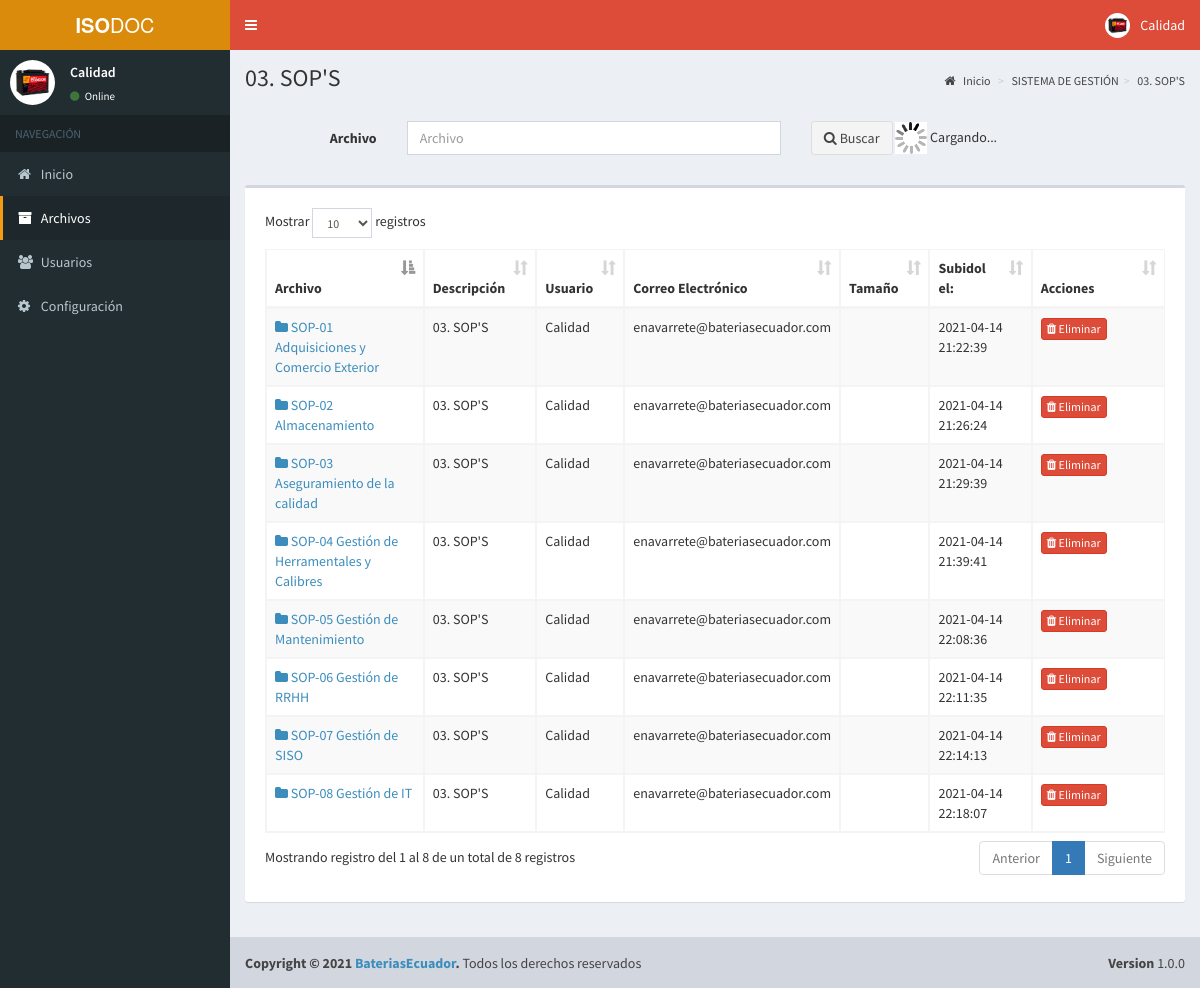
Screenshot of /cpanel/files?folder=B-5Hpcv8AU03 (signed in) with the database file from the repository.
### tables this page shows
CREATE TABLE IF NOT EXISTS `user` (
  `id` int(11) NOT NULL AUTO_INCREMENT,
  `fullname` varchar(100) NOT NULL,
  `email` varchar(255) NOT NULL,
  `password` varchar(60) NOT NULL,
  `image` varchar(255) DEFAULT NULL,
  `is_active` tinyint(1) NOT NULL DEFAULT '1',
  `is_admin` tinyint(1) NOT NULL DEFAULT '0',
  `is_public` tinyint(1) NOT NULL DEFAULT '0',
  `is_evaluator` tinyint(1) NOT NULL DEFAULT '0',
  `created_at` datetime NOT NULL,
  PRIMARY KEY (`id`),
  UNIQUE KEY `email` (`email`)
);

CREATE TABLE IF NOT EXISTS `file` (
  `id` int(11) NOT NULL AUTO_INCREMENT,
  `code` varchar(12) NOT NULL,
  `filename` varchar(255) NOT NULL,
  `description` varchar(255) NOT NULL,
  `download` int(11) NOT NULL,
  `is_public` tinyint(1) NOT NULL DEFAULT '0',
  `is_folder` tinyint(1) NOT NULL DEFAULT '0',
  `is_deleted` tinyint(1) NOT NULL DEFAULT '0',
  `user_id` int(11) NOT NULL,
  `status` int(11) DEFAULT '1',
  `folder_id` int(11) DEFAULT NULL,
  `created_at` datetime NOT NULL,
  `code_last` varchar(50) DEFAULT NULL,
  PRIMARY KEY (`id`),
  KEY `folder_id` (`folder_id`),
  KEY `user_id` (`user_id`),
  CONSTRAINT `file_ibfk_1` FOREIGN KEY (`folder_id`) REFERENCES `file` (`id`) ON DELETE CASCADE ON UPDATE CASCADE,
  CONSTRAINT `file_ibfk_2` FOREIGN KEY (`user_id`) REFERENCES `user` (`id`) ON DELETE CASCADE ON UPDATE CASCADE
);

### cpanel/files.php (the view, shortened to what this page needs)
<?php
$active2 = "active";
include "header.php";
?>
<?php
$is_public = $_SESSION['is_public'];
$folder = null;
if (isset($_GET["folder"]) && $_GET["folder"] != "") {
    $id_folder = $_GET["folder"];
    $folder = mysqli_query($con, "select * from file where code=\"$id_folder\" and is_deleted=0 ");
}
?>
<div class="content-wrapper">
    <section class="content-header">
        <h1><?php if ($folder == null) : ?>
                Mis Archivos
            <?php else : ?>
                <?php
                foreach ($folder as $clave_carpetas) {
                    echo $clave_carpetas['filename'];
                }
                ?>
            <?php endif; ?>
        </h1>
        <ol class="breadcrumb">
            <li><a href="home.php"><i class="fa fa-home"></i> Inicio</a></li>
            <?php if ($folder != null) :
                function getparent($folder)
                {
                    global $con;
                    foreach ($folder as $key) {
                        $function_folder_id = $key['folder_id'];
                        $function_code = $key['code'];
                        $function_filename = $key['filename'];
                        if ($function_folder_id != null) {
                            $parent = mysqli_query($con, "select * from file where id=$function_folder_id");
                            getparent($parent);
                        }
                        echo "<li><a href='files?folder=" . $function_code . "'>" . $function_filename . "</a></li>";
                    }
                }
                getparent($folder);
            endif;
            ?>
        </ol>
    </section>
    <section class="content">
        <div class="row">
            <div class="panel-body">
                <form class="form-horizontal" role="form" id="datos_cotizacion">
                    <div class="form-group row ">
                        <label for="q2" class="col-md-2 control-label">Archivo</label>
                        <div class="col-md-5">
                            <input type="text" class="form-control" id="q2" placeholder="Archivo" onkeyup='load(1);'>
                        </div>
                        <div class="col-md-3 ">
                            <button type="button" class="btn btn-default" onclick='load(1);'>
                                <span><i class="fa fa-search"></i></span> Buscar</button>
                            <span id="loader"></span>
                        </div>
                    </div>
                </form>
            </div>
            <div id="tabla_original" class="col-md-12">
                <?php
                $files = null;
                if ($is_public == 0) {
                    if ($folder == null) {
                        if (isset($_GET["q"]) && $_GET["q"] != "") {
                            $q = $_GET["q"];
                            $files = mysqli_query($con, "select * from file where folder_id is NULL and (filename like '%$q%' or description like '%$q%') and is_deleted=0 order by is_folder desc, filename asc");
                        } else {
                            $files = mysqli_query($con, "select * from file where is_deleted=0 and folder_id is NULL order by is_folder desc, filename asc");
                        }
                    } else {
                        if (isset($_GET["q"]) && $_GET["q"] != "") {
                            $q = $_GET["q"];
                            foreach ($folder as $folder_key) {
                                $folder_key_id = $folder_key['id'];
                                $files = mysqli_query($con, "select * from files where folder_id=$folder_key_id and is_deleted=0 and  (filename like '%$q%' or description like '%$q%') order by created_at desc");
                            }
                        } else {
                            foreach ($folder as $key_folder) {
                                $key_folder_id = $key_folder['id'];
                                $files = mysqli_query($con, "select * from file where folder_id=$key_folder_id and is_deleted=0 and status=1 order by created_at desc");
                            }
                        }
                    }
                }
                ?>
                <?php
                if (count($files) > 0) :
                ?>
                    <div class="box ">
                        <div class="box-body ">
                            <div class="box-body table-responsive">
                                <table id="example3" class="table table-bordered table-hover table-striped">
                                    <thead>
                                        <tr>
                                            <th>Archivo</th>
                                            <th class="hidden-xs hidden-sm">Descripción</th>
                                            <th class="hidden-xs hidden-sm">Usuario</th>
                                            <th class="hidden-xs hidden-sm">Correo Electrónico</th>
                                            <th class="hidden-xs hidden-sm">Tamaño</th>
                                            <th class="hidden-xs hidden-sm">Subidol el:</th>
                                            <?php if ($is_public == 0) : ?>
                                                <th class="hidden-xs hidden-sm">Acciones </th>
                                            <?php endif; ?>
                                        </tr>
                                    </thead>
                                    <tbody>
                                        <?php foreach ($files as $file) : ?>
                                            <tr>
                                                <td style="width: 250px">
                                                    <?php if ($file['is_folder']) : ?>
                                                        <a href="files?folder=<?php echo $file['code']; ?>">
                                                            <i class="fa fa-folder"></i>
                                                            <?php endif; ?>
                                                            <?php echo $file['filename']; ?></a>
                                                </td>
                                                <td class="hidden-xs hidden-sm">
                                                    <?php echo $file['description']; ?></a>
                                                </td>
                                                <td class="hidden-xs hidden-sm">
                                                    <?php
                                                    $show_user_id = $file['user_id'];
                                                    $users = mysqli_query($con, "select * from user where id=$show_user_id");
                                                    $user_rw = mysqli_fetch_array($users);
                                                    echo $user_rw['fullname'];
                                                    ?>
                                                </td>
                                                <td class="hidden-xs hidden-sm">
                                                    <?php echo $user_email = $user_rw['email']; ?>
                                                </td>
                                                <td class="hidden-xs hidden-sm">
                                                </td>
                                                <td style="width: 125px;" class="hidden-xs hidden-sm"><?php echo $file['created_at']; ?></td>
                                                <?php if ($is_public == 0) : ?>
                                                    <td class="" style="width:223px;">
                                                        <a title="Eliminar definitivamente" href="action/delfile?id=<?php echo $file['code']; ?>&tkn=<?php echo $_SESSION["tkn"] ?>" class="btn btn-xs btn-danger"><i class="fa fa-trash"></i> Eliminar</a>
                                                    </td>
                                                <?php endif; ?>
                                            </tr>
                                        <?php endforeach; ?>
                                    </tbody>
                                </table>
                            </div>
                        </div>
                    </div>
                <?php endif; ?>
            </div>
        </div>
    </section>
</div>
<?php include "footer.php"; ?>

### cpanel/header.php (shortened to what this page needs)
<?php
include "../config/config.php";
$is_public = $_SESSION['is_public'];
$my_user_id = $_SESSION['admin_id'];
$query = mysqli_query($con, "SELECT * from user where id=$my_user_id");
while ($row = mysqli_fetch_array($query)) {
    $fullname = $row['fullname'];
}
?>
<!DOCTYPE html>
<html>
<head>
    <link rel="stylesheet" href="../bootstrap/css/bootstrap.min.css">
    <link rel="stylesheet" href="../css/font-awesome/css/font-awesome.min.css">
    <link rel="stylesheet" href="../plugins/datatables/dataTables.bootstrap.css">
    <link rel="stylesheet" href="../dist/css/AdminLTE.min.css">
    <link rel="stylesheet" href="../dist/css/skins/_all-skins.min.css">
    <link rel="stylesheet" href="../plugins/select2/select2.min.css">
    <link rel="stylesheet" href="../plugins/iCheck/square/blue.css">
    <link rel="stylesheet" href="../css/micss.css">
    <link rel="stylesheet" href="../css/styles.css">
</head>
<body class="hold-transition skin-yellow sidebar-mini">
    <div class="wrapper">
        <header class="main-header">
            <a href="home.php" class="logo">
                <span class="logo-lg"><b>ISO</b>DOC</span>
            </a>
            <nav class="navbar navbar-static-top">
                <a href="#" class="sidebar-toggle" data-toggle="offcanvas" role="button">
                </a>
                <div class="navbar-custom-menu">
                    <ul class="nav navbar-nav">
                        <li class="dropdown user user-menu">
                            <a href="#" class="dropdown-toggle" data-toggle="dropdown">
                                <img src="../images/ecu.jpg" class="user-image" alt="User Image">
                                <span class="hidden-xs"><?php echo $fullname; ?></span>
                            </a>
                        </li>
                    </ul>
                </div>
            </nav>
        </header>
        <aside class="main-sidebar">
            <section class="sidebar">
                <div class="user-panel">
                    <div class="pull-left image">
                        <img src="../images/ecu.jpg" class="img-circle" alt="User Image">
                    </div>
                    <div class="pull-left info">
                        <p><?php echo $fullname; ?></p>
                        <a href="#"><i class="fa fa-circle text-success"></i> Online</a>
                    </div>
                </div>
                <ul class="sidebar-menu">
                    <li class="header">NAVEGACIÓN</li>
                    <li class="<?php if (isset($active1)) {
                                    echo $active1;
                                } ?>">
                        <a href="home"><i class="fa fa-home"></i> <span>Inicio</span></a>
                    </li>
                    <li class="<?php if (isset($active2)) {
                                    echo $active2;
                                } ?>">
                        <a href="files"><i class="fa fa-archive"></i> <span>Archivos</span></a>
                    </li>
                    <?php if ($is_public == 0) : ?>
                        <li class="<?php if (isset($active3)) {
                                        echo $active3;
                                    } ?>">
                            <a href="users"><i class="fa fa-users"></i> <span>Usuarios</span></a>
                        </li>
                    <li class="<?php if (isset($active4)) {
                                    echo $active4;
                                } ?>">
                        <a href="configuration"><i class="fa fa-cog"></i> <span>Configuración</span></a>
                    </li>
                    <?php endif; ?>
                </ul>
            </section>
        </aside>

### rows the page displays
user: fullname "Calidad"
file: filename "03. SOP'S", function_filename "03. SOP'S"
file: filename "SISTEMA DE GESTIÓN"
file: filename "SOP-08 Gestión de IT", description "03. SOP'S", user.fullname "Calidad", user.email "enavarrete@bateriasecuador.com", created_at "2021-04-14 22:18:07"
file: filename "SOP-07 Gestión de SISO", description "03. SOP'S", user.fullname "Calidad", user.email "enavarrete@bateriasecuador.com", created_at "2021-04-14 22:14:13"
file: filename "SOP-06 Gestión de RRHH", description "03. SOP'S", user.fullname "Calidad", user.email "enavarrete@bateriasecuador.com", created_at "2021-04-14 22:11:35"
file: filename "SOP-05 Gestión de Mantenimiento", description "03. SOP'S", user.fullname "Calidad", user.email "enavarrete@bateriasecuador.com", created_at "2021-04-14 22:08:36"
file: filename "SOP-04 Gestión de Herramentales y Calibres", description "03. SOP'S", user.fullname "Calidad", user.email "enavarrete@bateriasecuador.com", created_at "2021-04-14 21:39:41"
file: filename "SOP-03 Aseguramiento de la calidad", description "03. SOP'S", user.fullname "Calidad", user.email "enavarrete@bateriasecuador.com", created_at "2021-04-14 21:29:39"
file: filename "SOP-02 Almacenamiento", description "03. SOP'S", user.fullname "Calidad", user.email "enavarrete@bateriasecuador.com", created_at "2021-04-14 21:26:24"
file: filename "SOP-01 Adquisiciones y Comercio Exterior", description "03. SOP'S", user.fullname "Calidad", user.email "enavarrete@bateriasecuador.com", created_at "2021-04-14 21:22:39"
